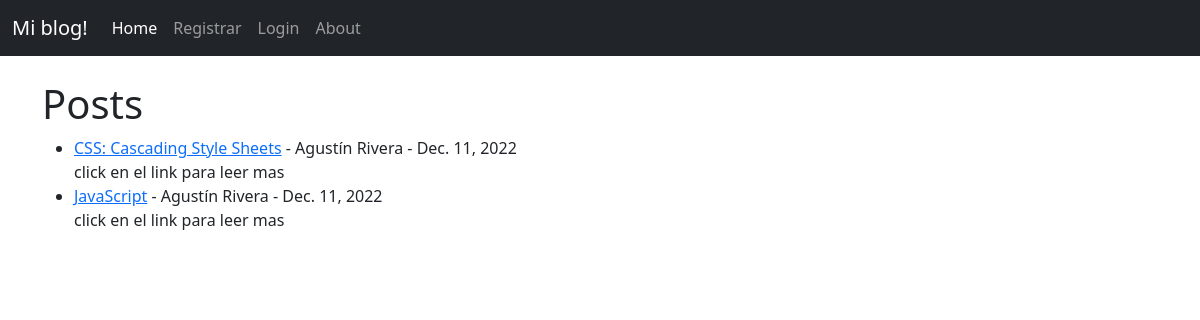
The app's page /, older data.
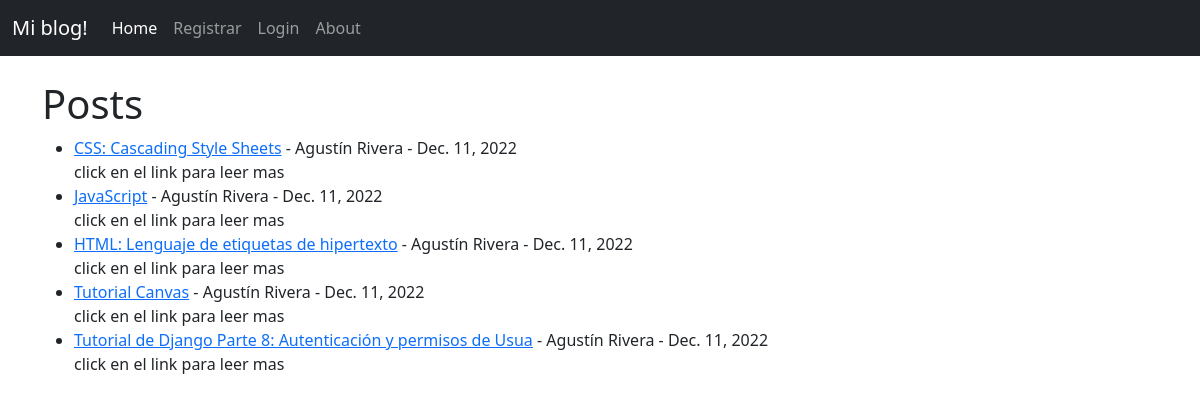
The same page, newer data.
### appblog/models.py (models this page shows, shortened)
class Post(models.Model):
    titulo = models.CharField(max_length=60)
    imagen_cabezera = models.ImageField(null=True, blank=True, upload_to="imagenes/")
    titulo_tag = models.CharField(max_length=60)
    autor = models.ForeignKey(User, on_delete=models.CASCADE)
    cuerpo = RichTextField(blank=True, null=True)
    fecha = models.DateField(auto_now_add=True)
    descripcion = models.CharField(max_length=100, default='click en el link para leer mas')

### appblog/views.py (the view)
# urls.py: path('', PostList.as_view(), name="inicio"),
class PostList(ListView):
    model = Post
    template_name = 'appblog/inicio.html'

### appblog/templates/appblog/inicio.html (shortened to what this page needs)
{% extends 'appblog/base.html' %}
{% block contenido %}
<h1> Posts </h1>
<ul>
{% for Post in object_list %}
    <li><a href="{% url 'detalle-post' Post.id %}" >{{ Post.titulo }}</a> - {{ Post.autor.first_name }}
        {{Post.autor.last_name }} -  {{ Post.fecha }}
    <br/>
{{ Post.descripcion }}</li>
{% endfor %}
</ul>
{% endblock %}

### appblog/templates/appblog/base.html (shortened to what this page needs)
<!doctype html>
<html lang="en">
  <head>
    <link href="https://cdn.jsdelivr.net/npm/bootstrap@5.0.2/dist/css/bootstrap.min.css" rel="stylesheet">
  </head>
  <body>
    <nav class="navbar navbar-expand-lg navbar-dark bg-dark">
        <div class="container-fluid">
          <a class="navbar-brand" href="{% url 'inicio' %}"> Mi blog!</a>
          <div class="collapse navbar-collapse" id="navbarSupportedContent">
            <ul class="navbar-nav me-auto mb-2 mb-lg-0">
              <li class="nav-item">
                <a class="nav-link active" aria-current="page" href="{% url 'inicio' %}">Home</a>
              </li>
              {% if request.user.is_authenticated %}
                <li class="nav-item">
                <a class="nav-link" href="{% url 'agregar-post' %}">Agregar Post</a>
              </li>
                <li class="nav-item">
                <a class="nav-link" href="{% url 'logout' %}">Logout</a>
              </li>
              <li class="nav-item dropdown">
                <a class="nav-link dropdown-toggle" href="#" id="navbarDropdown" role="button" data-bs-toggle="dropdown" aria-expanded="false">
                  Perfil
                </a>
                <ul class="dropdown-menu" aria-labelledby="navbarDropdown">
                  <li><a class="dropdown-item" href="{% url 'edit_profile' %}">Editar Configuraciones</a></li>
                  {% if user.perfil.id %}
                    <li><a class="dropdown-item" href="{% url 'edit_profile_page' user.perfil.id %}">Editar perfil</a></li>
                    <li><a class="dropdown-item" href="{% url 'show_profile' user.perfil.id %}">Tu perfil</a></li>
                  {% else %}
                    <li><a class="dropdown-item" href="{% url 'create_profile_page' %}">Crear perfil</a></li>
                  {% endif %}
                </ul>
              </li>
              {% else %}
                 <li class="nav-item">
                <a class="nav-link" href="{% url 'register' %}">Registrar</a>
              </li>
                <li class="nav-item">
                <a class="nav-link" href="{% url 'login' %}">Login</a>
              </li>
              {% endif %}
              <li class="nav-item">
                <a class="nav-link" href="{% url 'about' %}">About</a>
              </li>
            </ul>
          </div>
        </div>
      </nav>
    <br/>
    <div class="container">
    {% block contenido%}
    {% endblock%}
    </div>
  </body>
</html>

Row changes from the older to the newer data that the page shows:
added Post: titulo "HTML: Lenguaje de etiquetas de hipertexto", autor.first_name "Agustín", autor.last_name "Rivera", fecha "Dec. 11, 2022", descripcion "click en el link para leer mas"
added Post: titulo "Tutorial Canvas", autor.first_name "Agustín", autor.last_name "Rivera", fecha "Dec. 11, 2022", descripcion "click en el link para leer mas"
added Post: titulo "Tutorial de Django Parte 8: Autenticación y permisos de Usua", autor.first_name "Agustín", autor.last_name "Rivera", fecha "Dec. 11, 2022", descripcion "click en el link para leer mas"
